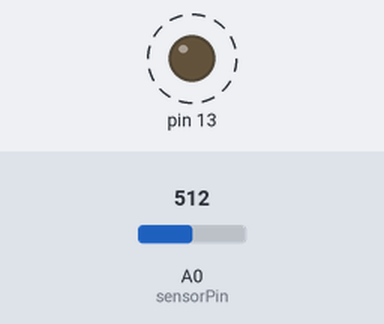
The sketch below on a simulated Arduino Uno, built with avr-gcc and run on an emulated ATmega328P. On the bench: output pins drawn as LEDs (lit = HIGH). Dashed ring = blinking. The inputs (shaded band) are chosen by the test bench; at power-on: A0 (sensorPin) = 512.

Above: at 1.8 s.
1.9 s: A0 (sensorPin) set to 0
At 2.7 s:
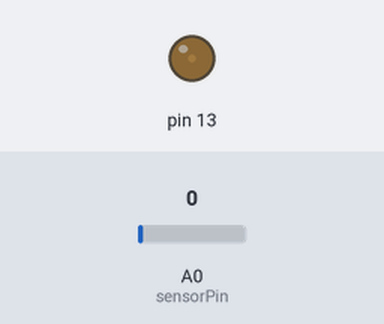
3.6 s: A0 (sensorPin) set to 122
At 3.9 s:
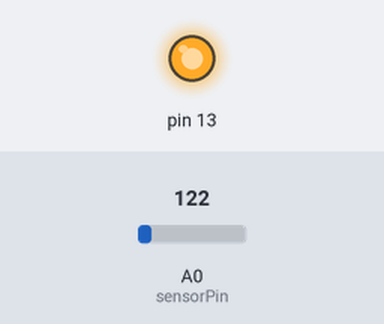
Timing chart, 0 to 13.1 s (numbered marks = the images above; inputs shaded):
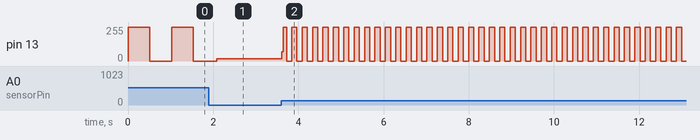

The sketch:

Square_Wave_Generation.ino
```cpp
int sensorPin = A0;    // select the input pin for the potentiometer
int sensorValue = 0;  // variable to store the value coming from the sensor
void setup()
{
  // put your setup code here, to run once:
  pinMode(13,OUTPUT);
}

void loop()
{
  sensorValue = analogRead(sensorPin);
  // put your main code here, to run repeatedly:
  digitalWrite(13,HIGH);
  delay(sensorValue);
  digitalWrite(13,LOW);
  delay(sensorValue);
}
```

Measured:
- after the input at 3.6 s, pin 13: 16/255 → 68/255 at once, then moves between 0/255 and 255/255, repeating every 0.24 s
- by itself, pin 13: alternates 255/255 for 0.51 s and 0/255 for 0.51 s
